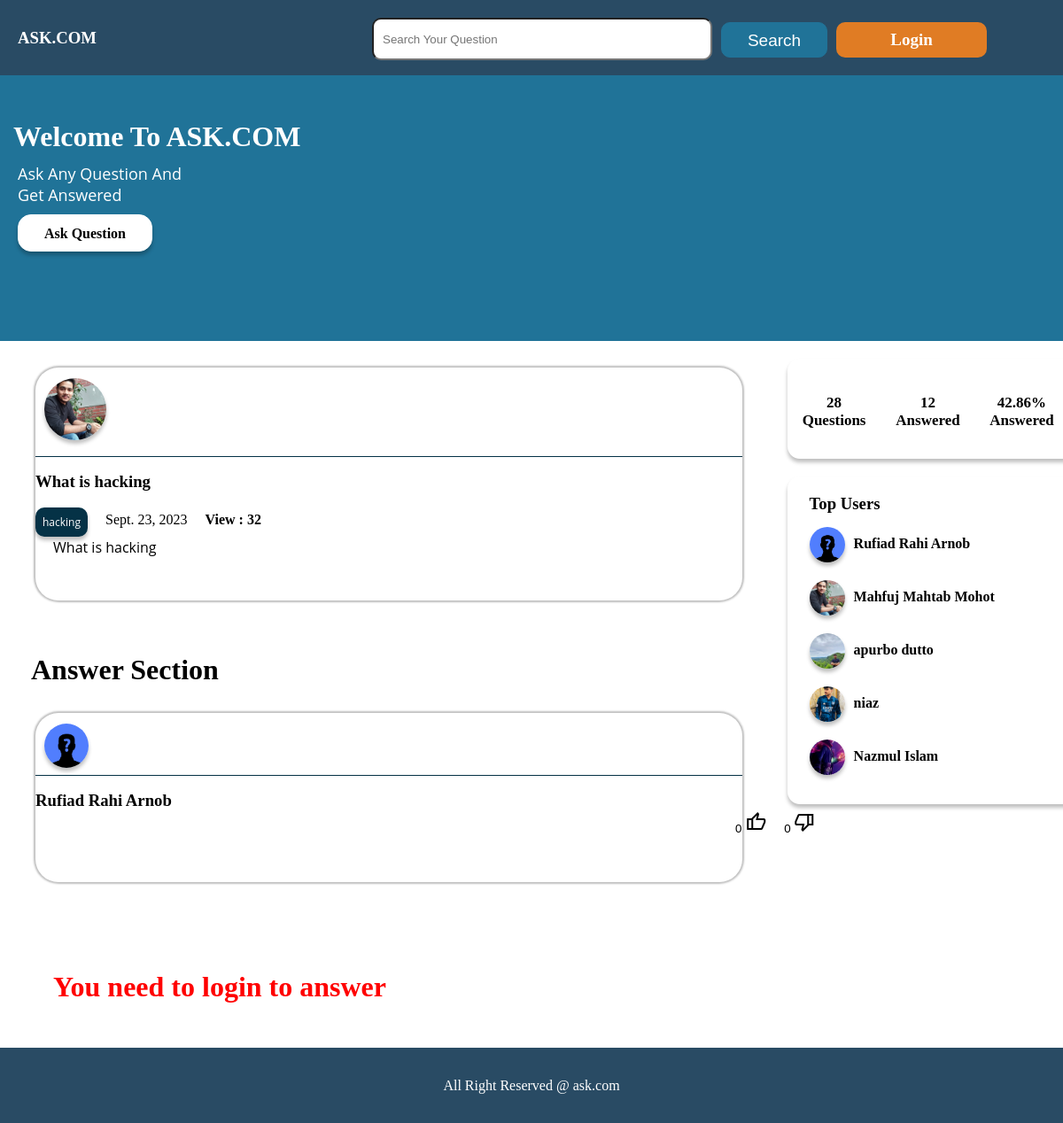
The app's page /answer/1/ with its own data.
### home/models.py (models this page shows)
class OurUser(models.Model):
    id = models.IntegerField(primary_key = True)
    name = models.CharField(max_length = 30,null = True)
    email = models.CharField(max_length = 50,null = True)
    password = models.TextField(null = True)
    Bio = models.TextField(null = True)
    Num_of_followers = models.IntegerField(null = True)
    Num_of_following = models.IntegerField(null = True)
    user = models.CharField(max_length = 100,null = True)
    img = models.ImageField(upload_to='images/', null= True)
    phone_No = models.CharField(max_length = 15, null= True)

### questions/models.py (models this page shows)
class Questions(models.Model):
    id =models.IntegerField(primary_key =True)
    title = models.CharField(max_length = 30)
    details = models.CharField(max_length = 50)
    u_email = models.CharField(max_length=50,null = True)
    cat_name = models.CharField(max_length=100,null=True)
    time = models.DateTimeField(auto_now_add=True,null = True)

### home/views.py (the view)
# urls.py: path('answer/<int:id>/',show_answer_view,name = 'answer'),
def show_answer_view(request,id):
    user_email = OurUser.objects.all()
    user_list={}
    questions_info = Questions.objects.all()
    count=0
    for i in range(0,len(user_email)):
        user_info = {}
        c = 0
        for j in range(0,len(questions_info)):
            if(user_email[i].email == questions_info[j].u_email):
                c+=1
                if(count != 5):
                    if(c == 1):
                        print(user_email[i])
                        user_info['name'] = user_email[i].name
                        user_info['img'] = user_email[i].img
                        user_info['user'] = user_email[i].user
                        print(user_info)
                        user_list[i] = user_info
                        count+=1
                    else:
                        break
                else:
                    break
    questions = Questions.objects.all()
    total_question = len(questions)
    answer = Answer.objects.all()
    total_answer = 0
    for i in range(0,total_question):
        for j in range(0,len(answer)):
            if questions[i].id == int(answer[j].Q_ID):
                total_answer=total_answer + 1
    perchantage = (total_answer / total_question) * 100
    if(request.method == 'POST'):
        answer = request.POST['answer']
        a = Answer(Q_answer = answer, like = 0, dislike = 0,u_email = request.session['0'],Q_ID = id)
        a.save()
        return HttpResponseRedirect("/answer/{}".format(id))
    else:
        ques = Questions.objects.filter(id = id)
        ans = Answer.objects.all().filter(Q_ID = id)
        user_info_collection ={}
        for i in range(0,len(ans)):
            user_info_dict= {}
            for j in range(0,len(user_email)):
                if(ans[i].u_email == user_email[j].email):
                    user_info_dict['name'] = user_email[j].name
                    user_info_dict['img'] = user_email[j].img
                    user_info_dict['user'] = user_email[j].user
                    user_info_dict['answer'] = ans[i].Q_answer
                    user_info_dict['ans_id'] =  ans[i].id
                    user_info_dict['like'] = ans[i].like
                    user_info_dict['dislike'] = ans[i].dislike
                user_info_collection[i] = user_info_dict
        question_user = OurUser.objects.filter(email = ques[0].u_email)
        try:
            if request.session['active'] == True:
                print("session available")
                my_user = OurUser.objects.filter(email = request.session['0'])
                return render(request,'answer.html',{"question": ques[0],"my_users" : my_user[0], "registered" : True,"answers" : ans,"total_question":total_question,"total_answer" : total_answer,"perchantage" : perchantage,"user_list" : user_list,"info":user_info_collection,"question_user": question_user[0]})
            else:
                return render(request,'answer.html',{"question": ques[0],"answers" : ans,"total_question":total_question,"total_answer" : total_answer,"perchantage" : perchantage,"user_list" : user_list,"info":user_info_collection,"question_user": question_user[0]})
        except:
                return render(request,'answer.html',{"question": ques[0],"answers" : ans,"total_question":total_question,"total_answer" : total_answer,"perchantage" : perchantage,"user_list" : user_list,"info":user_info_collection,"question_user": question_user[0]})

### home/templates/answer.html (shortened to what this page needs)
{% extends 'base.html' %}
{% load static %}
    {% block banner %}
    <div class="banner">
        <div class="main_banner">
            <h2>Welcome To ASK.COM</h2>
            <p>Ask Any Question And <br> Get Answered</p>
            <a href="/ask_question"  class="ask_question">Ask  Question</a>
        </div>
    </div>
    {% endblock banner %}
    {% block body %}
    <div class="container">
        <div class="main_container">
            <div class="left_main_container">
                <div class="answer_details">
                    <div class="answer_details_top">
                        <div class="answer_details_top_left">
                            <img src="/media/{{question_user.img }} " alt="" class="question_profile">
                        </div>
                        <div class="answer_details_top_right">
                            <h3 class="q_title">{{ question.title }}</h3>
                            <a href="/category/{{ question.cat_name }}" class="answer_category">{{ question.cat_name }}</a>
                            <span class="time">{{ question.time|date }}</span>
                            <span class="views"><b>View : 32</b></span>
                        </div>
                    </div>
                    <div class="answer">
                        <p>{{ question.details }}</p>
                    </div>
                </div>
                <div class="answer_section">
                    <h1>Answer Section</h1>
                    {% for key,value in info.items %}
                    <div class="answer_details2">
                        <div class="answer_details_top2">
                            <div class="answer_details_top_left2">
                               <a href="/profile/user/{{ value.user}}"> <img src="/media/{{ value.img }} " alt="" class="question_profile2"></a>
                            </div>
                            <div class="answer_details_top_right2">
                                <h3 class="q_title2">{{ value.name }}</h3>
                            </div>
                        </div>
                        <div class="answer">
                            <p>{{ value.answer }}</p>
                        </div>
                        <div class="likedislikepart">
                            <form action="/like/answer/{{value.ans_id}}" method="POST">
                                <button>
                                    <span class="num">{{value.like}}</span>
                        <span class="material-symbols-outlined">
                            </span>
                        </button>
                        </form>
                        <form action="/dislike/answer/{{value.ans_id}}" method="POST">
                            <button>
                                <span class="num">  {{value.dislike}} </span>
                            <span class="material-symbols-outlined">
                                </span>
                                </button>
                                </form>
                            </div>
                    </div>
                    {% endfor %}
                </div>
                <div class="answerformsection">
                    {% if registered == True %}
                    <form action="" method="post">
                        {% csrf_token %}
                        <textarea name="answer" id="" cols="90" rows="10" placeholder="Please Enter Your Answer"></textarea>
                        <input class="answer-btn" type="submit" value="Answer">
                    </form>
                    {% else %}
                        <h1 class="war">You need to login to answer</h1>
                    {% endif %}
                </div>
            </div>
            <div class="right_main_container">
                <div class="overview">
                    <p class="p1">{{ total_question }}<br>  Questions</p>
                <p class="p1">{{ total_answer }}<br>Answered</p>
                <p class="p1">{{ perchantage|floatformat:2 }}%<br>Answered</p>
                </div>
                <div class="top_user">
                    <h3>Top Users</h3>
                    {% for key,value  in user_list.items %}
                    <div class="user">
                        <a href="/profile/user/{{ value.user }}"><img src="/media/{{ value.img }}"  alt="" class="top_user_logo"></a>
                        <h4 class="name">{{ value.name }}</h4>
                    </div>
                    {% endfor %}
                </div>
             </div>
        </div>
    </div>
    {% block pagination %}
    <div class="pagination_section">
        <div class="main_pagination_section">
        </div>
    </div>
    {% endblock pagination %}
    {% endblock body %}
    {% block footer %} <div class="footer2">All Right Reserved @ ask.com</div> {% endblock %}

### records on screen
OurUser: img (picture), name "Mahfuj Mahtab Mohot"
Questions: title "What is hacking", cat_name "hacking", time "Sept. 23, 2023", details "What is hacking"
OurUser: img (placeholder picture), name "Rufiad Rahi Arnob", name "Rufiad Rahi Arnob"
OurUser: img (picture), name "apurbo dutto"
OurUser: img (picture), name "niaz"
OurUser: img (picture), name "Nazmul Islam"

### other values on screen
{{ value.like }} "0"
{{ value.dislike }} "0"
{{ total_question }} "28"
{{ total_answer }} "12"
{{ perchantage|floatformat:2 }} "42.86"
